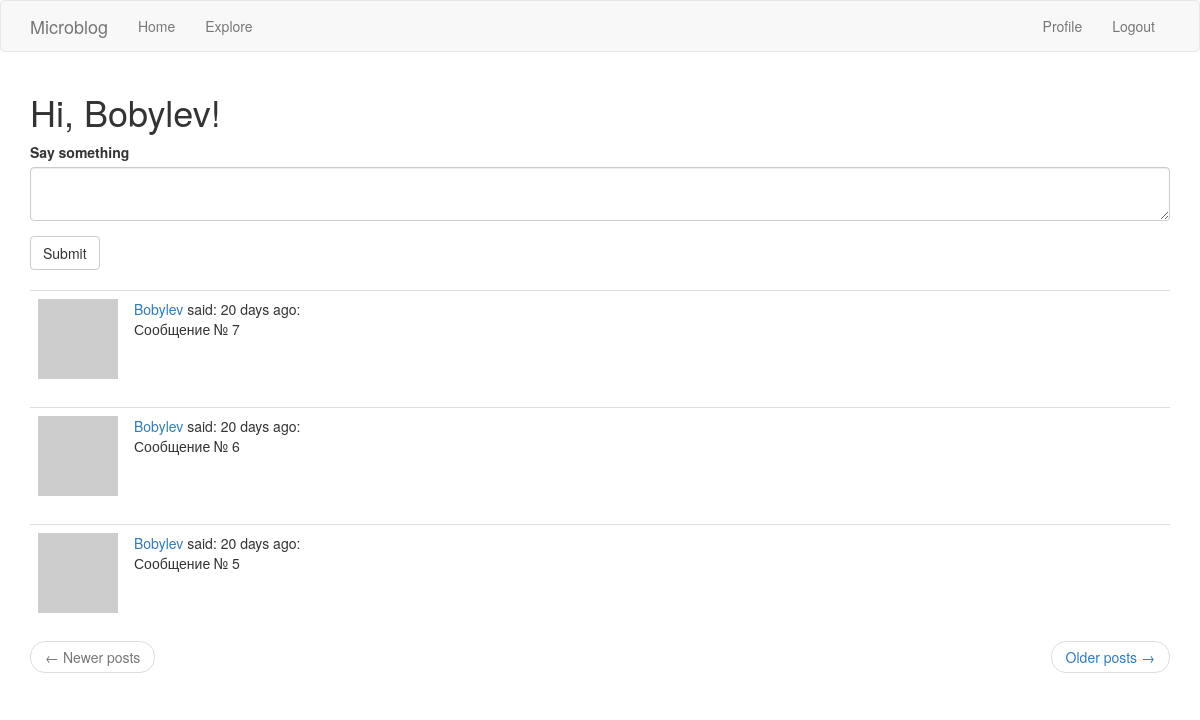
Before: /index (signed in) with the older database file.
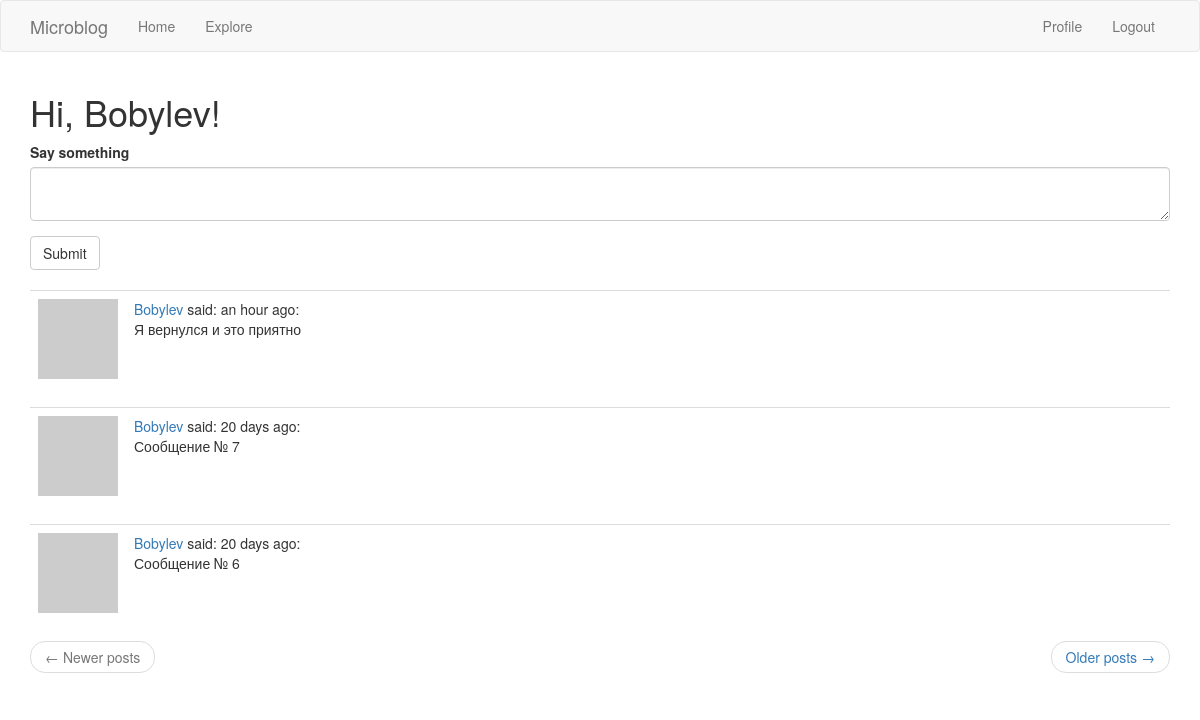
After: the same page with the newer database file.
### app/models.py (models this page shows, shortened)
class Post(db.Model):
    __tablename__ = "post"
    id = db.Column(db.Integer, primary_key=True)
    body = db.Column(db.String(140))
    timestamp = db.Column(db.DateTime, index=True, default=datetime.utcnow)
    user_id = db.Column(db.Integer, db.ForeignKey('user.id'))
    author = db.relationship("User", back_populates='posts' )

class User(UserMixin, db.Model):
    __tablename__ = "user"
    id = db.Column(db.Integer, primary_key=True)
    username = db.Column(db.String(64), index=True, unique=True)
    email = db.Column(db.String(120), index=True, unique=True)
    password_hash = db.Column(db.String(128))
    about_me = db.Column(db.String(140))
    last_seen = db.Column(db.DateTime, default=datetime.utcnow)
    posts = db.relationship('Post', back_populates='author')
    followed = db.relationship(
        'User', secondary=followers,
        primaryjoin=(followers.c.follower_id == id),
        secondaryjoin=(followers.c.followed_id == id),
        backref=db.backref('followers', lazy='dynamic'),
        lazy='dynamic'
    )
    def avatar(self, size):
        email = "dotnetcoder@mail.ru"
        digest = md5(email.encode('utf-8')).hexdigest()
        url = f'https://www.gravatar.com/avatar/{digest}?d=identicon&s={size}'
        return url
    def followed_posts(self):
        followed1 = self.followed.all()
        ids = [f.id for f in followed1]
        ids.append(self.id)
        query = Post.query.filter(Post.user_id.in_(ids)).order_by(Post.timestamp.desc())
        return query

### app/routes.py (the view)
@app.route('/', methods=['GET', 'POST'])
@app.route('/index', methods=['GET', 'POST'])
@login_required
def index():
    form = PostForm()
    if form.validate_on_submit():
        post = Post(body=form.post.data, author=current_user)
        db.session.add(post)
        db.session.commit()
        flash('Ваше сообщение опубликовано')
        return redirect(url_for('index'))
    page = request.args.get('page', 1, type=int)
    per_page = app.config['POSTS_PER_PAGE']
    query = current_user.followed_posts()
    page_posts: Pagination = query.paginate(page, per_page, error_out=False)
    posts = page_posts.items
    next_url = url_for('index', page=page_posts.next_num) if page_posts.has_next else None
    prev_url = url_for('index', page=page_posts.prev_num) if page_posts.has_prev else None
    app.logger.info('GET /index')
    return render_template('index.html', title='Мой домашний', form=form,
                           posts=posts, next_url=next_url, prev_url=prev_url)

### app/forms.py
class PostForm(FlaskForm):
    post = TextAreaField('Say something', validators=[DataRequired(), Length(min=1, max=140)])
    submit = SubmitField('Submit')

### app/models.py (called while the page is built)
@login.user_loader
def load_user(id):
    return User.query.get(int(id))

### app/routes.py (called while the page is built)
@app.before_request
def before_request():
    if current_user.is_authenticated:
        current_user.last_seen = datetime.utcnow()
        db.session.commit()

### app/templates/index.html
{% extends "base.html" %}
{% import 'bootstrap/wtf.html' as wtf %}
{% block app_content %}
    <h1>Hi, {{ current_user.username }}!</h1>
    {% if form %}
    {{ wtf.quick_form(form) }}
    <br>
    {% endif %}
    {% for post in posts %}
        {% include '_post.html' %}
    {% endfor %}
    <nav aria-label="...">
        <ul class="pager">
            <li class="previous{% if not prev_url %} disabled{% endif %}">
                <a href="{{ prev_url or '#' }}">
                    <span aria-hidden="true">&larr;</span> Newer posts
                </a>
            </li>
            <li class="next{% if not next_url %} disabled{% endif %}">
                <a href="{{ next_url or '#' }}">
                    Older posts <span aria-hidden="true">&rarr;</span>
                </a>
            </li>
        </ul>
    </nav>
{% endblock %}

### app/templates/_post.html
<table class="table table-hover">
    <tr>
        <td width="70px">
            <a href="{{ url_for('user', username=post.author.username) }}">
                <img src="{{ post.author.avatar(70) }}" />
            </a>
        </td>
        <td>
            <a href="{{ url_for('user', username=post.author.username) }}">
                {{ post.author.username }}
            </a>
            said: {{ moment(post.timestamp).fromNow() }}:
            <br>
            {{ post.body }}
        </td>
    </tr>
</table>

Changed rows visible on the page:
no longer on this page (row unchanged): Post: author.username "Bobylev", timestamp "20 days ago", body "Сообщение № 5"
added Post: author.username "Bobylev", timestamp "an hour ago", body "Я вернулся и это приятно"
